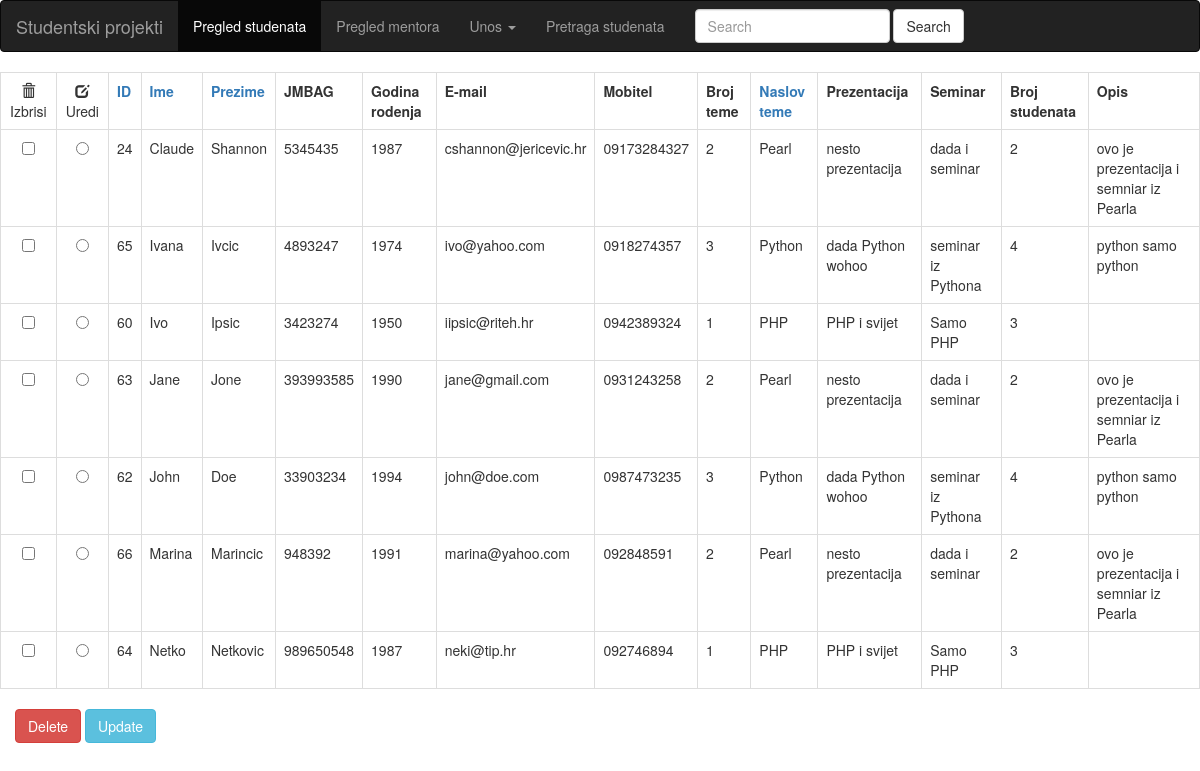
Page /sort_student.php?sortIme=asc on the committed database.
### tables this page shows
CREATE TABLE `student` (
  `idStudent` int(11) NOT NULL,
  `ime` char(20) NOT NULL,
  `prezime` char(40) NOT NULL,
  `JMBAG` bigint(10) NOT NULL,
  `godRod` int(5) NOT NULL,
  `mob` varchar(20) NOT NULL,
  `email` varchar(50) NOT NULL,
  `idTema` int(11) NOT NULL
);

CREATE TABLE `tema` (
  `idTema` int(11) NOT NULL,
  `jezik` varchar(50) NOT NULL,
  `prezentacija` varchar(100) NOT NULL,
  `seminar` varchar(100) NOT NULL,
  `brStudenti` int(11) NOT NULL,
  `opis` text,
  `idRaspored` int(11) NOT NULL
);

### sort_student.php (the view, shortened to what this page needs)
<?php
$linkAscDescIme = "asc";
$linkAscDescPrezime = "desc";
$linkAscDescID = "desc";
$linkAscDescNaslov = "desc";
$redoslijed = "SELECT * FROM student JOIN tema ON student.idTema = tema.idTema";
$result = izvrsiQuery($redoslijed);
if (isset($_GET['sortIme'])) {
    $linkAscDescIme = $_GET['sortIme'];
    if(isset($linkAscDescIme) and $linkAscDescIme=="asc"){
        $linkAscDescIme="desc";
    } else {
        $linkAscDescIme="asc";
    }
}
if (isset($_GET['sortIme'])) {
    switch ($_GET['sortIme']) {
               case "asc":
                    $redoslijed = "SELECT * FROM student JOIN tema ON student.idTema = tema.idTema ORDER BY ime ASC";
                    break;
    }
    $result = izvrsiQuery($redoslijed);
}
function izvrsiQuery($query)
{
    $dbuser = "DB_USER";
	$dbpass = "DB_PASS";
	$dbname = "DB_NAME";
    $conn = mysqli_connect("localhost", $dbuser,  $dbpass)
    or die("Pogreska spajanja: " . mysqli_error($conn));
    mysqli_select_db($conn, $dbname);
    $result = mysqli_query($conn, $query);
    return $result;
}
?>
<!DOCTYPE html>
<html>
    <head>
      <link href = "//maxcdn.bootstrapcdn.com/bootstrap/3.3.1/css/bootstrap.min.css" rel = "stylesheet">
       <nav class="navbar navbar-inverse">
      <div class="container-fluid">
        <div class="navbar-header">
          <a class="navbar-brand" href="index.php">Studentski projekti</a>
        </div>
        <ul class="nav navbar-nav">
          <li class="active"><a href="sort_student.php">Pregled studenata</a></li>
      <li><a href="table_mentor.php">Pregled mentora</a></li>
         <li class="dropdown">
            <a class="dropdown-toggle" data-toggle="dropdown" href="unos_raspored.php">Unos
            <span class="caret"></span></a>
        </li>
          <li><a href="find_student.php">Pretraga studenata</a></li>
        </ul>
        <form class="navbar-form navbar-left" action="find_student.php" method="GET">
            <div class="form-group">
             <input type="text" name="searching" class="form-control" placeholder="Search">
            </div>
           <input type="submit" value="Search" class="btn btn-default">
          </form>
      </div>
    </nav>
    </head>
    <body>
        <form action="sort_student.php" method="GET">
            <table class="table table-bordered table-hover">
                <tr>
                    <td align="center"><span class="glyphicon glyphicon-trash"></span> Izbrisi</td>
                    <td align="center"><span class="glyphicon glyphicon-edit"></span> Uredi</td>
                    <?php echo "<th><a href='sort_student.php?sortID=$linkAscDescID'>ID</a></th>" ?>
                    <?php echo "<th><a href='sort_student.php?sortIme=$linkAscDescIme'>Ime</a></th>" ?>
                    <?php echo "<th><a href='sort_student.php?sortPrezime=$linkAscDescPrezime'>Prezime</a></th>" ?>
                    <th>JMBAG</th>
                    <th>Godina rodenja</th>
                    <th>E-mail</th>
                    <th>Mobitel</th>
                    <th>Broj teme</th>
                     <?php echo "<th><a href='sort_student.php?sortNaslov=$linkAscDescNaslov'>Naslov teme</a></th>" ?>
                    <th>Prezentacija</th>
                    <th>Seminar</th>
                    <th>Broj studenata</th>
                    <th>Opis</th>
                </tr>
                <?php while ($row = mysqli_fetch_array($result)):?>
                <tr>
                <td align="center"><input name="checkboxDelete" type="checkbox" id="checkbox" value="<?php echo $row['idStudent']?>"></td>
                 <td align="center"><input name="radioUpdate" type="radio" id="radio" value="<?php echo $row['idStudent']?>"></td>
                    <td><?php echo $row['idStudent'];?></td>
                    <td><?php echo $row['ime'];?></td>
                    <td><?php echo $row['prezime'];?></td>
                    <td><?php echo $row['JMBAG'];?></td>
                    <td><?php echo $row['godRod'];?></td>
                    <td><?php echo $row['email'];?></td>
                    <td><?php echo $row['mob'];?></td>
                    <td><?php echo $row['idTema'];?></td>
                    <td><?php echo $row['jezik'];?></td>
                    <td><?php echo $row['prezentacija'];?></td>
                    <td><?php echo $row['seminar'];?></td>
                    <td><?php echo $row['brStudenti'];?></td>
                    <td><?php echo $row['opis'];?></td>
					<?php endwhile;?>
				</tr>
            </table>
            <div class="container pull-left">
             <div class="row">
                <div class="col-lg-5">
                <input class="btn btn-danger" name="delete" type="submit" id="delete" value="Delete"></input>
                <input class="btn btn-info" type ="submit" value="Update"></input>
                 </div>
                 </div>
             </div>
        </form>
    </body>
</html>

### sort_student.php (style rules this page uses)
table,tr,th,td { border: 1px solid black; }

### rows in the picture
student: idStudent "24", ime "Claude", prezime "Shannon", JMBAG "5345435", godRod "1987", email "cshannon@jericevic.hr", mob "09173284327", idTema.idTema "2", idTema.jezik "Pearl", idTema.prezentacija "nesto prezentacija", idTema.seminar "dada i seminar", idTema.brStudenti "2", idTema.opis "ovo je prezentacija i semniar iz Pearla"
student: idStudent "65", ime "Ivana", prezime "Ivcic", JMBAG "4893247", godRod "1974", email "ivo@yahoo.com", mob "0918274357", idTema.idTema "3", idTema.jezik "Python", idTema.prezentacija "dada Python wohoo", idTema.seminar "seminar iz Pythona", idTema.brStudenti "4", idTema.opis "python samo python"
student: idStudent "60", ime "Ivo", prezime "Ipsic", JMBAG "3423274", godRod "1950", email "iipsic@riteh.hr", mob "0942389324", idTema.idTema "1", idTema.jezik "PHP", idTema.prezentacija "PHP i svijet", idTema.seminar "Samo PHP", idTema.brStudenti "3"
student: idStudent "63", ime "Jane", prezime "Jone", JMBAG "393993585", godRod "1990", email "jane@gmail.com", mob "0931243258", idTema.idTema "2", idTema.jezik "Pearl", idTema.prezentacija "nesto prezentacija", idTema.seminar "dada i seminar", idTema.brStudenti "2", idTema.opis "ovo je prezentacija i semniar iz Pearla"
student: idStudent "62", ime "John", prezime "Doe", JMBAG "33903234", godRod "1994", email "john@doe.com", mob "0987473235", idTema.idTema "3", idTema.jezik "Python", idTema.prezentacija "dada Python wohoo", idTema.seminar "seminar iz Pythona", idTema.brStudenti "4", idTema.opis "python samo python"
student: idStudent "66", ime "Marina", prezime "Marincic", JMBAG "948392", godRod "1991", email "marina@yahoo.com", mob "092848591", idTema.idTema "2", idTema.jezik "Pearl", idTema.prezentacija "nesto prezentacija", idTema.seminar "dada i seminar", idTema.brStudenti "2", idTema.opis "ovo je prezentacija i semniar iz Pearla"
student: idStudent "64", ime "Netko", prezime "Netkovic", JMBAG "989650548", godRod "1987", email "neki@tip.hr", mob "092746894", idTema.idTema "1", idTema.jezik "PHP", idTema.prezentacija "PHP i svijet", idTema.seminar "Samo PHP", idTema.brStudenti "3"
